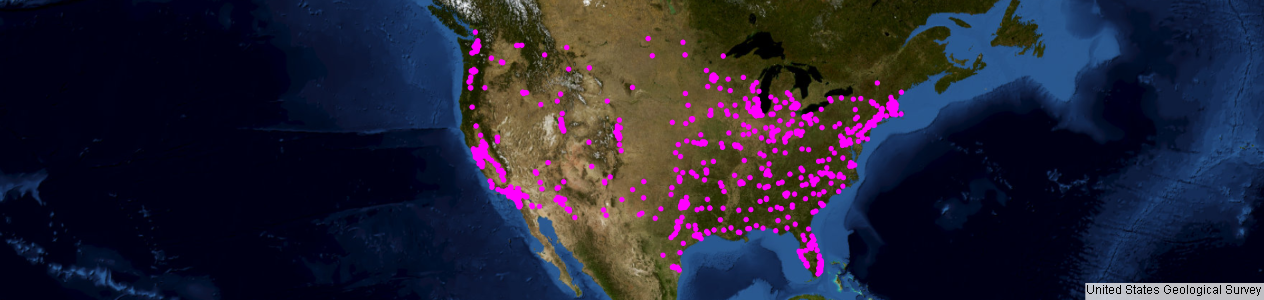

This figure's Python source:
# Exemplo de base do USGS: nenhum token necessário

import pandas as pd # Biblioteca usada na criação de dataframes
us_cities = pd.read_csv("https://raw.githubusercontent.com/plotly/datasets/master/us-cities-top-1k.csv")

import plotly.express as px # 

fig = px.scatter_mapbox(us_cities, lat="lat", lon="lon", hover_name="City", hover_data=["State", "Population"],
                        color_discrete_sequence=["fuchsia"], zoom=3, height=300)
fig.update_layout(
    mapbox_style="white-bg",
    mapbox_layers=[
        {
            "below": 'traces',
            "sourcetype": "raster",
            "sourceattribution": "United States Geological Survey",
            "source": [
                "https://basemap.nationalmap.gov/arcgis/rest/services/USGSImageryOnly/MapServer/tile/{z}/{y}/{x}"
            ]
        }
      ])
fig.update_layout(margin={"r":0,"t":0,"l":0,"b":0})

fig.show() # Plota o gráfico
